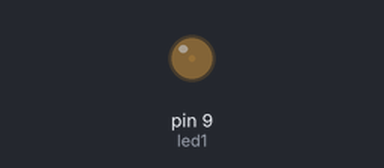
The sketch below on a simulated Arduino Uno, built with avr-gcc and run on an emulated ATmega328P. On the bench: output pins drawn as LEDs (lit = HIGH).

Above: at 0.05 s.
At 0.95 s:
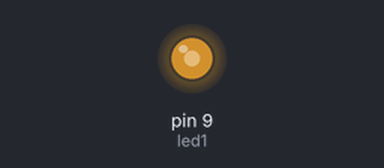
At 1.4 s:
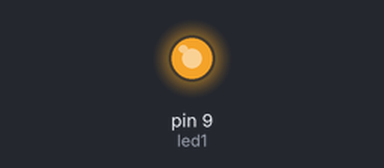
At 2.75 s:
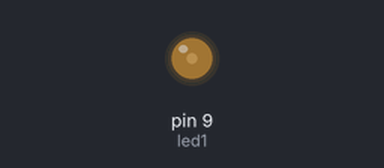
Timing chart, 0 to 7.0 s (numbered marks = the images above):
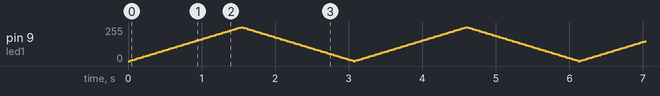

The sketch:

brightness.ino
```cpp
int led1 = 9;
int brightness = 0;
int fadeAmount = 5;

void setup()
{
  pinMode(led1,OUTPUT);
}

void loop(){
  analogWrite(led1,brightness);
  brightness = brightness + fadeAmount;

  if(brightness <= 0 || brightness >= 255)
  {
    fadeAmount = -fadeAmount;
  }
  delay(30);
}
```
